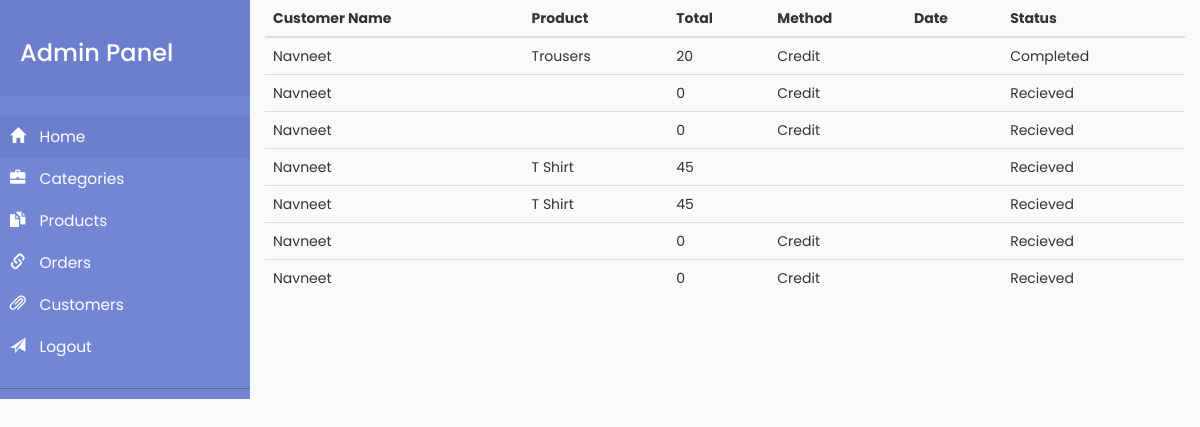
Screenshot of /customerOrder.php?cid=1&cname=Navneet (signed in) with the database file from the repository.
### tables this page shows
CREATE TABLE `orders` (
  `orderID` int(11) NOT NULL,
  `customerID` int(11) NOT NULL,
  `proID` int(11) NOT NULL,
  `total` float NOT NULL,
  `cardNo` bigint(20) NOT NULL,
  `method` text NOT NULL,
  `odate` date NOT NULL,
  `status` text NOT NULL
);

CREATE TABLE `product` (
  `proID` int(11) NOT NULL,
  `subCatID` int(11) NOT NULL,
  `proName` varchar(20) NOT NULL,
  `price` float NOT NULL,
  `description` varchar(200) NOT NULL
);

### customerOrder.php (the view, shortened to what this page needs)
<?php
include('header.php');
include('connection.php');
?>
<div class="container">
<table class="table table-hover">
    <thead>
      <tr>
        <th>Customer Name</th>
        <th>Product</th>
        <th>Total</th>
        <th>Method</th>
        <th>Date</th>
        <th>Status</th>
      </tr>
    </thead>
    <tbody>
      <?php
      $customerId = $_GET['cid'];
      $customerName = $_GET['cname'];
      $Query = $dbc->query("SELECT * FROM orders WHERE customerID = '$customerId' ");
      if($Query->num_rows > 0)
      {
       while($row = $Query->fetch_assoc())
       {
      ?>
      <tr>
        <td><?php echo $customerName; ?></td>
        <td><?php
        $sb = $row['proID'];
        $Query1 = $dbc->query("SELECT proName FROM product WHERE proID = '$sb' ");
        $row1 = $Query1->fetch_assoc();
        echo $row1['proName'];
        ?></td>
        <td><?php echo $row['total']; ?></td>
        <td><?php echo $row['method']; ?></td>
        <td><?php echo $row['date']; ?></td>
        <td><?php echo $row['status']; ?></td>
      </tr>
      <?php
  }
}
      ?>
    </tbody>
  </table>
</div>
<?php
include('footer.php');
?>

### rows the page displays
orders: proID.proName "Trousers", total "20", method "Credit", status "Completed"
orders: total "0", method "Credit", status "Recieved"
orders: total "0", method "Credit", status "Recieved"
orders: proID.proName "T Shirt", total "45", status "Recieved"
orders: proID.proName "T Shirt", total "45", status "Recieved"
orders: total "0", method "Credit", status "Recieved"
orders: total "0", method "Credit", status "Recieved"
